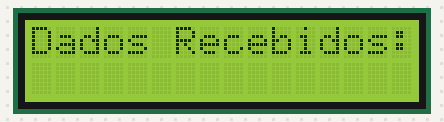
A sketch run on a simulated Arduino Uno, built with avr-gcc and run on an emulated ATmega328P. On the bench: 16×2 character LCD. The modem accepts every AT command (registered, SIM ready, sends succeed) and sends nothing else.

Above: at 0.7 s.
At 5.7 s:
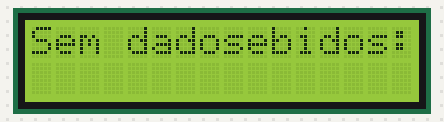
At 6.7 s:
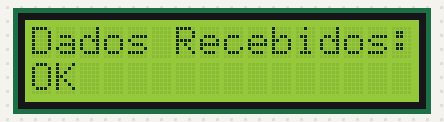
At 11.7 s:
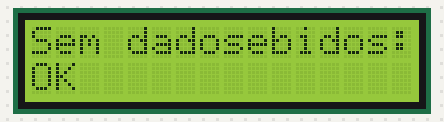

Measured:
- by itself, everything shown: repeats every 12.0 s, in 6 steps
- what the display in image 0 shows lasts 5.0 s, from 0.6 s to 5.6 s
- what the display in image 1 shows lasts 1.0 s, from 5.6 s to 6.6 s

The sketch:

teste_receptor.ino
```cpp
#include <LiquidCrystal.h>
#include <SoftwareSerial.h>


// Pinos do módulo HC-12
const int hc12Tx = 10;
const int hc12Rx = 11;

// Configuração da comunicação serial com o módulo HC-12
SoftwareSerial hc12(hc12Rx, hc12Tx);

// Configuração do display LCD
LiquidCrystal lcd(8, 9, 4, 5, 6, 7);  // Pinos RS, EN, D4, D5, D6, D7

void setup() {
  Serial.begin(9600);
  hc12.begin(9600);

  hc12.println("AT");
  delay(100);
  hc12.println("AT+DEFAULT"); // Restaurar configurações padrão
  delay(100);
  hc12.println("AT+B9600"); // Configurar taxa de baud para 9600 bps
  delay(100);
  hc12.println("AT+C001");  // Configurar canal 001
  delay(100);
  hc12.println("AT+FU3"); // Configurar modo de transmissão FU3 (transmissão rápida)
  delay(100);

  lcd.begin(16, 2);

  lcd.print("Recebendo dados");
}

void loop() {
  if (hc12.available() > 0) {
    // Se há dados disponíveis no módulo HC-12
    String receivedData = hc12.readStringUntil('\n');

    // Limpa o display LCD
    lcd.clear();

    // Exibe os dados recebidos no display LCD
    lcd.setCursor(0, 0);
    lcd.print("Dados Recebidos:");
    lcd.setCursor(0, 1);
    lcd.print(receivedData);

    // Aguarda um pouco antes de limpar o display novamente
    delay(5000);
  }
  lcd.setCursor(0, 0);
  lcd.print("Sem dados");
  delay(1000);
  lcd.clear();
}
```
